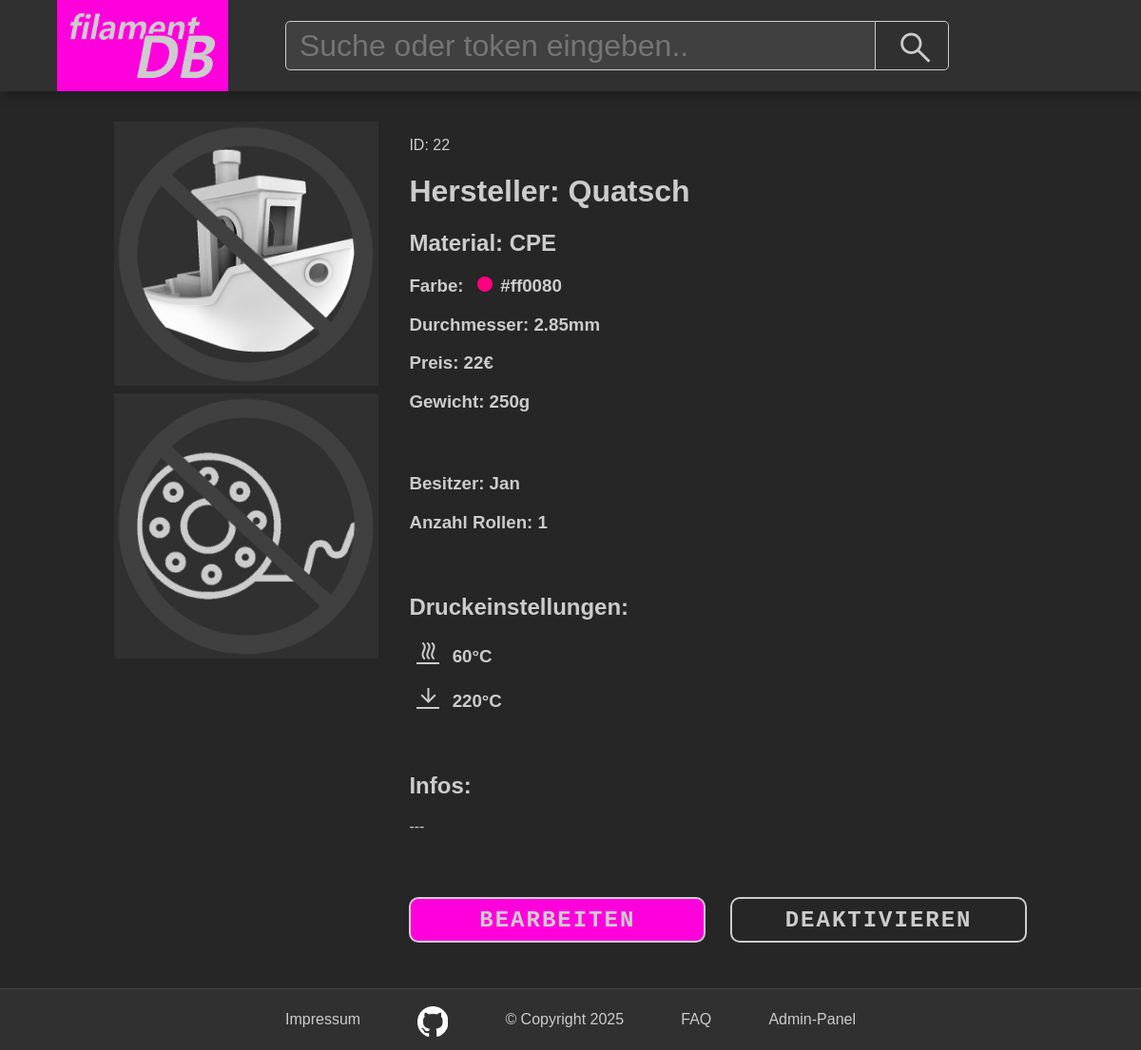
/pages/filament.php?id=22, run on the app's committed database.
### tables this page shows
CREATE TABLE filament (
    id INTEGER PRIMARY KEY AUTOINCREMENT,
    hersteller VARCHAR(15) NOT NULL,
    farbe VARCHAR(7) NOT NULL,
    material VARCHAR(7) NOT NULL,
    dicke INT NOT NULL,
    price INT NOT NULL,
    gewicht INT NOT NULL,
    besitzer VARCHAR(25) NOT NULL,
    anzahl INT NOT NULL,
    bedtemp INT NOT NULL,
    nozzletemp INT NOT NULL,
    additionalinfo VARCHAR(255) NOT NULL,
    active BOOLEAN DEFAULT true
, benchyImg TEXT, spoolImg TEXT);

### pages/filament.php (the view, shortened to what this page needs)
<!DOCTYPE html>
<html lang="en">
<head>
    <link rel="stylesheet" href="../assets/css/main.css">
    <link rel="stylesheet" href="../assets/css/root.css">
    <link rel="stylesheet" href="../assets/css/filament.css">
</head>
<body>
    <div id="header"></div>
    <div id="main">
        <?php
            $db = new SQLite3("../assets/db/ff.db");
            $id = htmlspecialchars($_GET['id']);
            $stmt = $db->prepare("SELECT * FROM filament WHERE id = :id");
            $stmt->bindValue(':id', $id, SQLITE3_INTEGER);
            $result = $stmt->execute();
            if ($row = $result->fetchArray(SQLITE3_ASSOC)) {
        ?>
            <div id="page">
                <div id="left">
                    <div id="benchyImg" class="image">
                        <img id="benchy" src="../assets/img/uploads/<?php echo htmlspecialchars($row['benchyImg']); ?>" onerror="this.onerror=null; this.src='../assets/icons/no-benchy.png';" alt="">
                    </div>
                    <div id="SpoolImg" class="image">
                        <img id="spool" src="../assets/img/uploads/<?php echo htmlspecialchars($row['spoolImg']); ?>" onerror="this.onerror=null; this.src='../assets/icons/no-spool.png';" alt="">
                    </div>
                </div>
                <div id="right">
                    <p id="ID">ID: <?php echo ($row["id"])?></p>
                    <h1 id="hersteller">Hersteller: <?php echo ($row["hersteller"])?></h1>
                    <h2 id="material">Material: <?php echo ($row["material"])?></h2>
                    <?php echo ('<h3 id="farbe">Farbe: <nobr><span class="colordot" style="background-color:'.$row['farbe'].'"></span>'.$row['farbe'].'</nobr></h3>') ?>
                    <h3 id="durchmesser">Durchmesser: <?php echo ($row["dicke"])?>mm</h3>
                    <h3 id="preis">Preis: <?php echo ($row["price"])?>€</h3>
                    <h3 id="gewicht">Gewicht: <?php echo ($row["gewicht"])?>g</h3>
                    <h3 id="besitzer">Besitzer: <?php echo ($row["besitzer"])?></h3>
                    <h3 id="anzahl">Anzahl Rollen: <?php echo ($row["anzahl"])?></h3>
                    <h2 id="printsettings">Druckeinstellungen:</h2>
                    <h3 id="bedtemp"><span class="material-symbols-outlined">heat</span> <?php echo ($row["bedtemp"])?>°C</h3>
                    <h3 id="nozzletemp"><span class="material-symbols-outlined">arrow_downward</span> <?php echo ($row["nozzletemp"])?>°C</h3>
                    <h2 id="extras">Infos:</h2>
                    <p id="additional_info">
                        <?php
                        if($row["additionalinfo"]){
                            echo ($row["additionalinfo"]);
                        }
                        else{
                            echo "---";
                        }
                        ?>
                    </p>
                    <div id="buttons">
                        <button id="edit">bearbeiten</button>
                        <button id="deaktivieren">deaktivieren</button>
                    </div>
                </div>
            </div>
        <?php
            } else {
                echo "<p>Keine Ergebnisse für ID #" . htmlspecialchars($id) . " gefunden.</p>";
            }
        ?>
    </div>
    <footer id="footer" class="center">
        <div id="footer-content">
        </div>
    </footer>
</body>
</html>

### assets/css/main.css (style rules this page uses)
html { scrollbar-width: thin; height: 100%; margin: 0; padding: 0; }
body { margin: 0; min-height: 100lvh; background-color: var(--bg-color); color: var(--font-color); font-family: Arial, Helvetica, sans-serif; display: flex; flex-direction: column; }
img { width: 100%; height: auto; }
.center { display: flex; justify-content: center; align-items: center; }
#header { width: 100%; height: 6rem; background-color: var(--bg-highlight-color); position: relative; z-index: 5; filter: drop-shadow(5px 5px 5px var(--shadow)); }
.material-symbols-outlined { margin-top: 0rem; margin-left: .5rem; transition: all .3s; }
#main { margin-top: 2rem; margin-inline: auto; width: 80%; flex: 1 0 auto }
#footer { width: 100%; height: 4rem; background-color: var(--bg-highlight-color); border-top:1px solid var(--bg-highlight2-color); user-select: none; bottom: 0; position: relative; flex-shrink: 0; }
#footer-content { display: flex; width: 50%; height: 100%; justify-content: space-between; align-items: center; }

### assets/css/root.css (style rules this page uses)
:root { --user-main-color: rgb(255, 0, 221); --font-color: #ccc; --bg-color: #262626; --bg-highlight-color: #303030; --bg-highlight2-color: #404040; --shadow: rgb(31, 31, 31); --blk: rgb(24, 24, 24); --github-icon: url('../icons/GitHub_Invertocat_Light.png'); }

### assets/css/filament.css (style rules this page uses)
#page { width: 100%; display: flex; height: 100%; }
#left { width: 30%; }
.image { width: 100%; aspect-ratio: 1/1; background-size: contain; background-color: var(--bg-highlight-color); transition: all 0.3s; margin-bottom: .5rem; }
#benchyImg { overflow: hidden; }
#benchyImg img, #SpoolImg img { height: 100% !important; object-fit: cover; }
#SpoolImg { overflow: hidden; }
#right { width: 70%; padding-left: 2rem; }
#besitzer, #printsettings, #extras { margin-top: 4rem; }
.colordot { width: 1rem; height: 1rem; border-radius: 50%; display: inline-block; margin-right: .5rem; margin-left: .6rem; }
h3 { transition: all 0.3s; }
h3 .material-symbols-outlined { border-bottom: 2px solid var(--font-color); margin-right: .5rem; }
#buttons { width: 80%; margin-inline: auto; position: relative; margin-top: 10%; margin-bottom: 3rem; display: flex; justify-content: space-between; }
#buttons button { width: 40%; height: 3rem; font-size: 150%; text-transform: uppercase; font-family: 'Courier New', Courier; font-weight: bold; letter-spacing: 2px; border-style: solid; border-radius: 10px; transition: all .3s; }
#edit { background-color: var(--user-main-color); border-color: var(--font-color); color: var(--font-color); }
#deaktivieren { background-color: var(--bg-color); border-color: var(--font-color); color: var(--font-color); }
@media (max-width: 1200px) { #buttons { width: 100%; } }
@media (max-width: 1200px) { #buttons button { width: 48%; } }

### data on the page
filament: id "22", hersteller "Quatsch", material "CPE", farbe "#ff0080", dicke "2.85", price "22", gewicht "250", besitzer "Jan", anzahl "1", bedtemp "60", nozzletemp "220"
